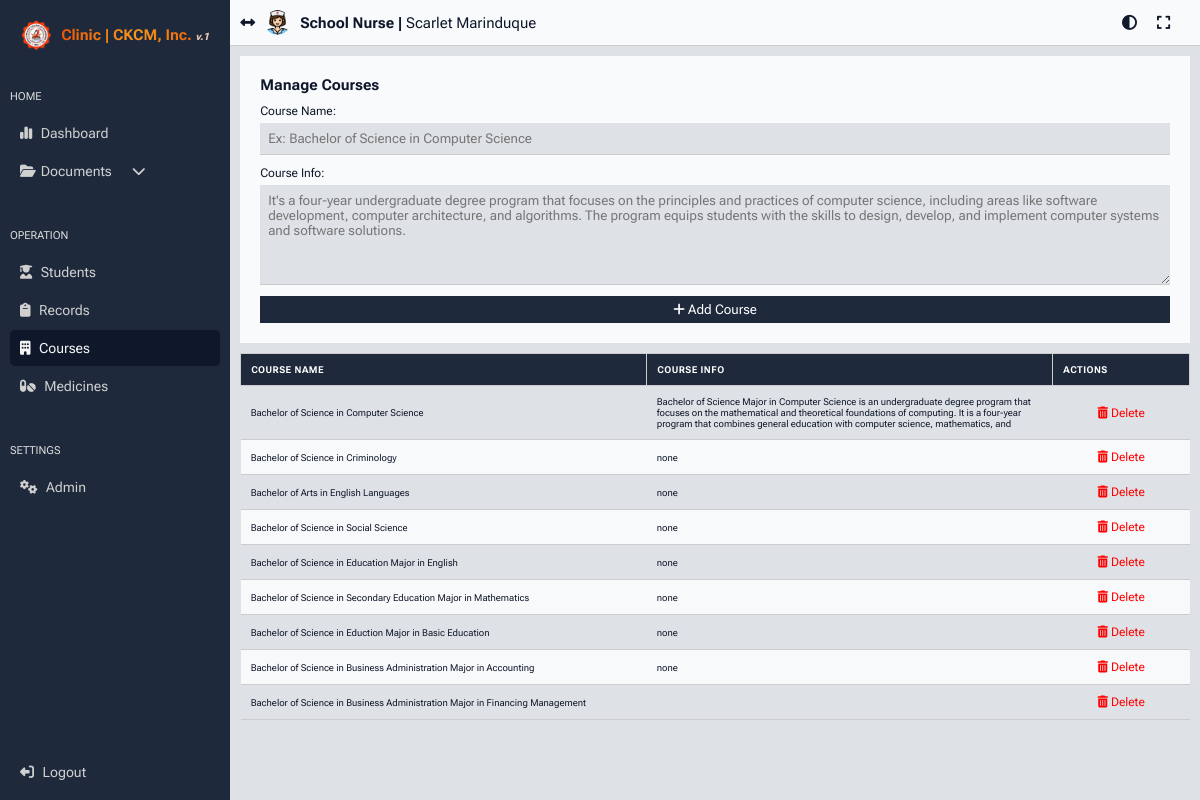
Screenshot of /admin/course_settings.php (signed in) with the database file from the repository.
### tables this page shows
CREATE TABLE `course_tbl` (
  `course_id` int(11) NOT NULL,
  `course_name` varchar(255) NOT NULL,
  `course_info` varchar(255) NOT NULL
);

### admin/course_settings.php (the view, shortened to what this page needs)
<?php
require '../config/db_connect.php';
?>
<!DOCTYPE html>
<html lang="en">
<head>
    <link rel="stylesheet" href="../css/main.css?v=<?php echo time(); ?>">
</head>
<body>
    <?php include 'side_nav.php'; ?>
    <div class="main-content">
        <?php include 'header.php'; ?>
        <div class="content">
            <form method="POST" action="">
                <h2 style="margin-bottom: 10px;">Manage Courses</h2>
                <label for="course_name">Course Name:</label>
                <input type="text" id="course_name" name="course_name" placeholder="Ex: Bachelor of Science in Computer Science" required>
                <br>
                <label for="course_info">Course Info:</label>
                <textarea id="course_info" name="course_info" placeholder="It's a four-year undergraduate degree program that focuses on the principles and practices of computer science, including areas like software development, computer architecture, and algorithms. The program equips students with the skills to design, develop, and implement computer systems and software solutions. " required></textarea>
                <br>
                <button type="submit" name="add_course"><i class="fa-solid fa-plus"></i> Add Course</button>
            </form>
            <table >
                <thead>
                    <tr>
                        <th>Course Name</th>
                        <th>Course Info</th>
                        <th>Actions</th>
                    </tr>
                </thead>
                <tbody>
                    <?php
                    $result = $conn->query("SELECT `course_id`, `course_name`, `course_info` FROM `course_tbl` WHERE 1");
                    while ($row = $result->fetch_assoc()) {
                        echo "<tr>";
                        echo "<td>{$row['course_name']}</td>";
                        echo "<td>{$row['course_info']}</td>";
                        echo "<td style='text-align:center;'>
                                <button class='delete-btn' data-id='{$row['course_id']}'><i class='fa-solid fa-trash-can'></i> Delete</button>
                              </td>";
                        echo "</tr>";
                    }
                    ?>
                </tbody>
            </table>
        </div>
    </div>
</body>
</html>

### css/main.css (style rules this page uses)
:root { font-size: 62.5%; --text-color: #0F172A; --text-hover: #0f172acb; --text-hover2: #dfdfdf; --text-color2: #606060; --background-color: #F8F9FA; --background-color2: #DEE2E6; --border-color: #CCCCCC; --color1: #EB5704; --color1b: #b54200; --color2: #EBB009; --color2b: #c18f05; --color3: #0F172A; --color3b: #1E293B; --color4: #F8FAFC; --color5: rgb(0, 0, 170); --color6: red; --color6b: rgba(255, 0, 0, 0.741); --button-bg: #0F172A; --button-text: #F8FAFC; }
* { margin: 0; padding: 0; box-sizing: border-box; scroll-behavior: smooth; font-family: "Roboto Flex", serif; }
body { font-family: Arial, sans-serif; background-color: var(--background-color2); display: flex; }
button, a { cursor: pointer; color: var(--text-color); }
textarea { padding: 5px; color: var(--text-color); background-color: var(--background-color2); border: 0; border-bottom: 1px solid var(--border-color); }
input, select { padding: 8px; color: var(--text-color); background-color: var(--background-color2); border: 0; border-bottom: 1px solid var(--border-color) }
table tbody tr:nth-child(even) { background-color: var(--background-color); }
table tbody tr:nth-child(odd) { background-color: var(--background-color2); }
th, td { border: 1px solid var(--border-color); padding: 10px; text-align: left; font-size: 0.95rem; vertical-align: middle; }
td { border-left: 0; border-right: 0; }
table th { background-color: var(--color3b); color: white; font-weight: bold; text-transform: uppercase; letter-spacing: 0.05em; position: sticky; top: 0; z-index: 1; }
tbody tr:nth-child(even) { background-color: var(--background-color); }
tbody tr:nth-child(odd) { background-color: var(--background-color); }
table td { color: var(--text-color); word-wrap: break-word; max-width: 200px; overflow: hidden; text-overflow: ellipsis; }

### admin/side_nav.php (style rules this page uses)
.main-content { display: flex; flex-direction: column; width: 100%; }

### admin/course_settings.php (style rules this page uses)
.main-content { display: flex; flex-direction: column; width: 100%; }
.content { overflow-y: scroll; width: 100%; height: 100%; padding: 10px; }
form { margin-bottom: 10px; background-color: var(--color4); padding: 20px; display: flex; flex-direction: column; }
form h2 { color: var(--text-color); }
form label { font-size: 1.2rem; margin-bottom: 5px; color: var(--text-color); }
form input, form textarea { width: 100%; padding: 8px; }
form textarea { height: 100px; }
form button { padding: 5px; background-color: var(--color3b); color: white; border: 1px solid var(--color3b); }
table { width: 100%; border-collapse: collapse; margin-top: 10px; }
.delete-btn { color: red; border: none; background: none; cursor: pointer; font-size: 1.2rem; }

### rows the page displays
course_tbl: course_name "Bachelor of Science in Computer Science", course_info "Bachelor of Science Major in Computer Science is an undergraduate degree program that focuses on the mathematical and theoretical foundations of computing. It is a four-year program that combines general education with computer science, mathematics, and"
course_tbl: course_name "Bachelor of Science in Criminology", course_info "none"
course_tbl: course_name "Bachelor of Arts in English Languages", course_info "none"
course_tbl: course_name "Bachelor of Science in Social Science", course_info "none"
course_tbl: course_name "Bachelor of Science in Education Major in English", course_info "none"
course_tbl: course_name "Bachelor of Science in Secondary Education Major in Mathematics", course_info "none"
course_tbl: course_name "Bachelor of Science in Eduction Major in Basic Education", course_info "none"
course_tbl: course_name "Bachelor of Science in Business Administration Major in Accounting", course_info "none"
course_tbl: course_name "Bachelor of Science in Business Administration Major in Financing Management"

### other values shown
$_SESSION['admin_position'] "School Nurse"
$_SESSION['admin_name'] "Scarlet Marinduque"
